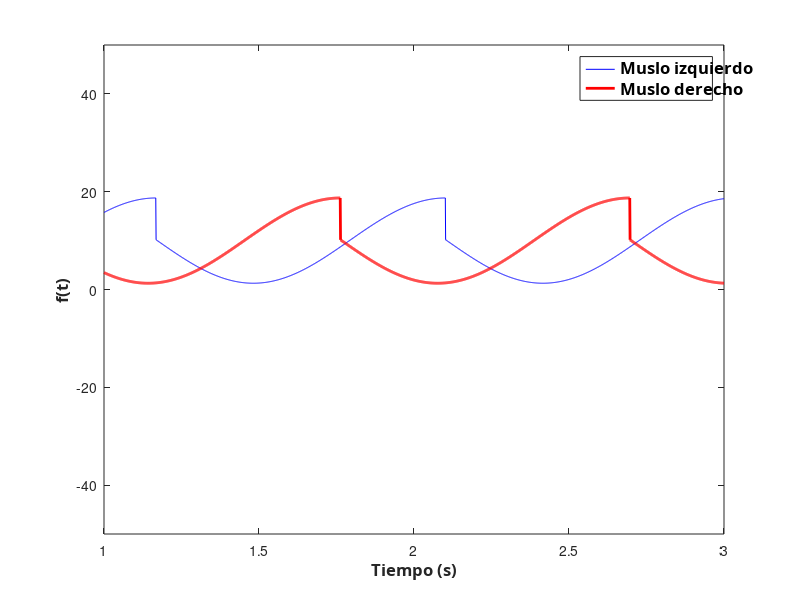
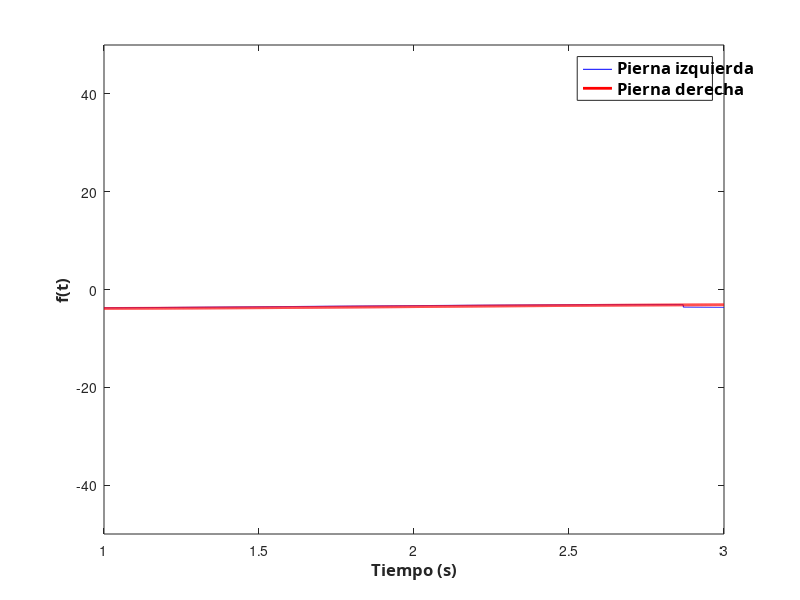

Write the MATLAB code that produced these figures, in order.
data = csvread('latest_result.txt');

chromosome = data(:,1);
first_step_time = 1;

first_step_lower_A = chromosome(2);
first_step_lower_W1 = chromosome(3);
first_step_lower_W2 = chromosome(4);
first_step_lower_fase = chromosome(5);
first_step_lower_ind_term = chromosome(6);

first_step_upper_A = chromosome(7);
first_step_upper_W1 = chromosome(8);
first_step_upper_W2 = chromosome(9);
first_step_upper_fase = chromosome(10);
first_step_upper_ind_term = chromosome(11);

first2_step_lower_A = chromosome(12);
first2_step_lower_W1 = chromosome(13);
first2_step_lower_W2 = chromosome(14);
first2_step_lower_fase = chromosome(15);
first2_step_lower_ind_term = chromosome(16);

first2_step_upper_A = chromosome(17);
first2_step_upper_W1 = chromosome(18);
first2_step_upper_W2 = chromosome(19);
first2_step_upper_fase = chromosome(20);
first2_step_upper_ind_term = chromosome(21);

x = [1:0.001:3];    

psi = x + first_step_upper_fase - floor((x + first_step_upper_fase)/((pi/first_step_upper_W1) + (pi/first_step_upper_W2))) * ((pi/first_step_upper_W1) + (pi/first_step_upper_W2));

if(first_step_upper_W1*psi < pi)
    first_step_upper = first_step_upper_A*cos(first_step_upper_W1*psi) + first_step_upper_ind_term;
else
    first_step_upper = first_step_upper_A*cos(first_step_upper_W2*(psi-(pi/first_step_upper_W1)+(pi/first_step_upper_W2))) + first_step_upper_ind_term;
end

psi = x + first_step_lower_fase - floor((x + first_step_lower_fase)/((pi/first_step_lower_W1) + (pi/first_step_lower_W2))) * ((pi/first_step_lower_W1) + (pi/first_step_lower_W2));

if(first_step_lower_W1*psi < pi)
    first_step_lower = first_step_lower_A*cos(first_step_lower_W1*psi) + first_step_lower_ind_term;
else
    first_step_lower = first_step_lower_A*cos(first_step_lower_W2*(psi-(pi/first_step_lower_W1)+(pi/first_step_lower_W2))) + first_step_lower_ind_term;
end


psi = x + first2_step_upper_fase - floor((x + first2_step_upper_fase)/((pi/first_step_upper_W1) + (pi/first2_step_upper_W2))) * ((pi/first2_step_upper_W1) + (pi/first2_step_upper_W2));

if(first_step_upper_W1*psi < pi)
    first_step_upper_r = first2_step_upper_A*cos(first2_step_upper_W1*psi) + first2_step_upper_ind_term;
else
    first_step_upper_r = first2_step_upper_A*cos(first2_step_upper_W2*(psi-(pi/first2_step_upper_W1)+(pi/first2_step_upper_W2))) + first2_step_upper_ind_term;
end

psi = x + first2_step_lower_fase - floor((x + first2_step_lower_fase)/((pi/first2_step_lower_W1) + (pi/first2_step_lower_W2))) * ((pi/first2_step_lower_W1) + (pi/first2_step_lower_W2));

if(first_step_lower_W1*psi < pi)
    first_step_lower_r = first2_step_lower_A*cos(first2_step_lower_W1*psi) + first2_step_lower_ind_term;
else
    first_step_lower_r = first2_step_lower_A*cos(first2_step_lower_W2*(psi-(pi/first2_step_lower_W1)+(pi/first2_step_lower_W2))) + first2_step_lower_ind_term;
end

% subplot(2,2,1)
% plot(x,first_step_upper,'b',x,first_step_upper_r,'r','LineWidth',2)
% title('Actuador coseno doble frecuencia')
% lgnds = legend('Muslo izquierdo first','Muslo derecho first');
% ch = get(lgnds,'Children');
% th = findobj(ch,'Type','text');
% set(th,'fontweight','bold','fontName','Calibri','fontsize',12);
% xlabel('Tiempo (s)','fontweight','bold','fontName','Calibri','fontsize',12)
% ylabel('f(t)','fontweight','bold','fontName','Calibri','fontsize',12)
% axis([0 first_step_time -50 50])

% subplot(2,2,3)
% plot(x,first_step_lower,'b',x,first_step_lower_r,'r','LineWidth',2)
% title('Actuador coseno doble frecuencia')
% lgnds = legend('Pierna derecha first','Pierna derecha first');
% ch = get(lgnds,'Children');
% th = findobj(ch,'Type','text');
% set(th,'fontweight','bold','fontName','Calibri','fontsize',12);
% xlabel('Tiempo (s)','fontweight','bold','fontName','Calibri','fontsize',12)
% ylabel('f(t)','fontweight','bold','fontName','Calibri','fontsize',12)
% axis([0 first_step_time -50 50])

lower_A = chromosome(22);
lower_W1 = chromosome(23);
lower_W2 = chromosome(24);
lower_fase = chromosome(25);
lower_ind_term = chromosome(26);

upper_A = chromosome(27);
upper_W1 = chromosome(28);
upper_W2 = chromosome(29);
upper_fase = chromosome(30);
upper_ind_term = chromosome(31);  

psi = x + upper_fase - floor((x + upper_fase)/((pi/upper_W1) + (pi/upper_W2))) * ((pi/upper_W1) + (pi/upper_W2));

if(upper_W1*psi < pi)
    upper = upper_A*cos(upper_W1*psi) + upper_ind_term;
else
    upper = upper_A*cos(upper_W2*(psi-(pi/upper_W1)+(pi/upper_W2))) + upper_ind_term;
end

psi = x + lower_fase - floor((x + lower_fase)/((pi/lower_W1) + (pi/lower_W2))) * ((pi/lower_W1) + (pi/lower_W2));

if(lower_W1*psi < pi)
    lower = lower_A*cos(lower_W1*psi) + lower_ind_term;
else
    lower = lower_A*cos(lower_W2*(psi-(pi/lower_W1)+(pi/lower_W2))) + lower_ind_term;
end


psi = x + upper_fase + pi - floor((x + upper_fase + pi)/((pi/upper_W1) + (pi/upper_W2))) * ((pi/upper_W1) + (pi/upper_W2));

if(upper_W1*psi < pi)
    upper_r = upper_A*cos(upper_W1*psi) + upper_ind_term;
else
    upper_r = upper_A*cos(upper_W2*(psi-(pi/upper_W1)+(pi/upper_W2))) + upper_ind_term;
end

psi = x + lower_fase + pi - floor((x + lower_fase + pi)/((pi/lower_W1) + (pi/lower_W2))) * ((pi/lower_W1) + (pi/lower_W2));

if(lower_W1*psi < pi)
    lower_r = lower_A*cos(lower_W1*psi) + lower_ind_term;
else
    lower_r = lower_A*cos(lower_W2*(psi-(pi/lower_W1)+(pi/lower_W2))) + lower_ind_term;
end


plot(x,upper,'b',x,upper_r,'r','LineWidth',2)
%title('Actuador coseno doble frecuencia')
lgnds = legend('Muslo izquierdo','Muslo derecho');
ch = get(lgnds,'Children');
th = findobj(ch,'Type','text');
set(th,'fontweight','bold','fontName','Calibri','fontsize',12);
xlabel('Tiempo (s)','fontweight','bold','fontName','Calibri','fontsize',12)
ylabel('f(t)','fontweight','bold','fontName','Calibri','fontsize',12)
axis([first_step_time 3 -50 50])

figure(2)
plot(x,lower,'b',x,lower_r,'r','LineWidth',2)
%title('Actuador coseno doble frecuencia');
lgnds = legend('Pierna izquierda','Pierna derecha');
ch = get(lgnds,'Children');
th = findobj(ch,'Type','text');
set(th,'fontweight','bold','fontName','Calibri','fontsize',12);
xlabel('Tiempo (s)','fontweight','bold','fontName','Calibri','fontsize',12)
ylabel('f(t)','fontweight','bold','fontName','Calibri','fontsize',12)
axis([first_step_time 3 -50 50])